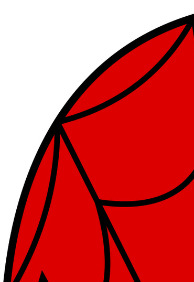
#> input picture spiderman_face/images/image_part_001.jpg, 194 x 282 px
$ jupyter execute app.ipynb
#> lines starting #> are read from the running program, lines starting #| are printed output that depends on the picture; after the words box and inside, x2 and y2 are one past the last pixel; in counts of white or black regions, pixels touching at a corner belong together
[cell 1]
import cv2
import os

[cell 2]
images_name = os.listdir('images')

[cell 3]
images = []
for i in images_name:
    images.append(cv2.imread('images/'+i))

[cell 4]
import matplotlib.pyplot as plt

[cell 5]
import cv2
import numpy as np
import random

# Load the face cascade classifier
face_cascade = cv2.CascadeClassifier(cv2.data.haarcascades + 'haarcascade_frontalface_default.xml')

# Open the video capture
video_capture = cv2.VideoCapture(0)

# Get the frame dimensions
frame_width = int(video_capture.get(cv2.CAP_PROP_FRAME_WIDTH))
frame_height = int(video_capture.get(cv2.CAP_PROP_FRAME_HEIGHT))

# Resize the images to (30, 50)
resized_images = [cv2.resize(image, (30, 50)) for image in images]
#> resized_images = 3 items

# Flag to indicate if face is detected
face_detected = False

while True:
    # Read the frame from the video capture
    ret, frame = video_capture.read()
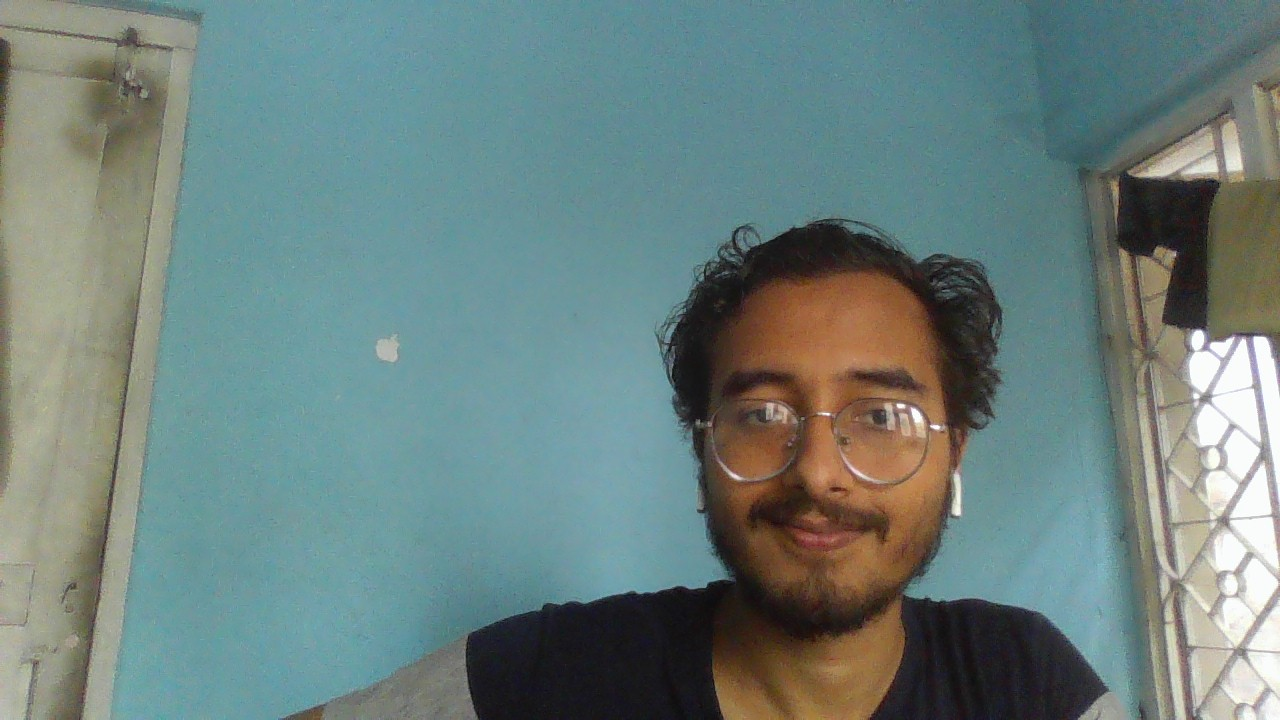
#> input picture spiderman_face/face.jpg, 1280 x 720 px, given in place of the camera
#> frame is the input picture: shape (720, 1280, 3); mean B, G, R 126.2, 129.3, 108.9

    frame=cv2.flip(frame, 1)
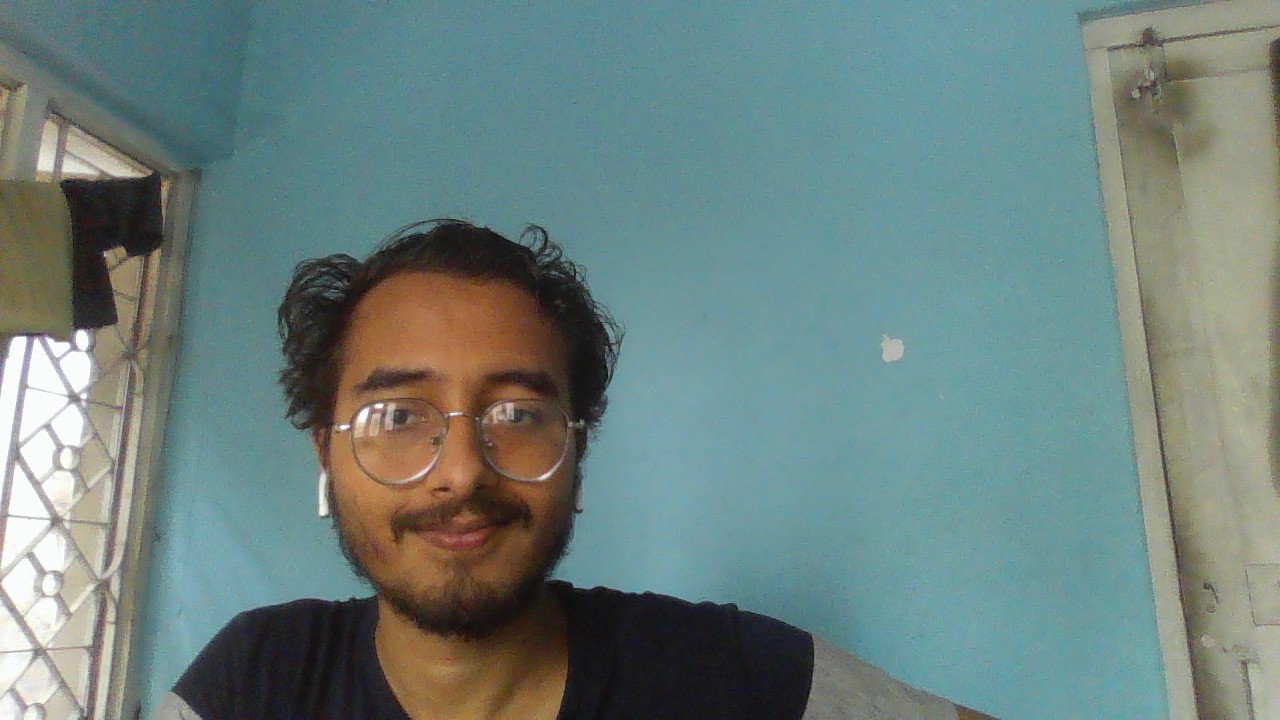
#> frame: shape (720, 1280, 3); mean B, G, R 126.2, 129.3, 108.9

    # Convert the frame to grayscale for face detection
    gray_frame = cv2.cvtColor(frame, cv2.COLOR_BGR2GRAY)
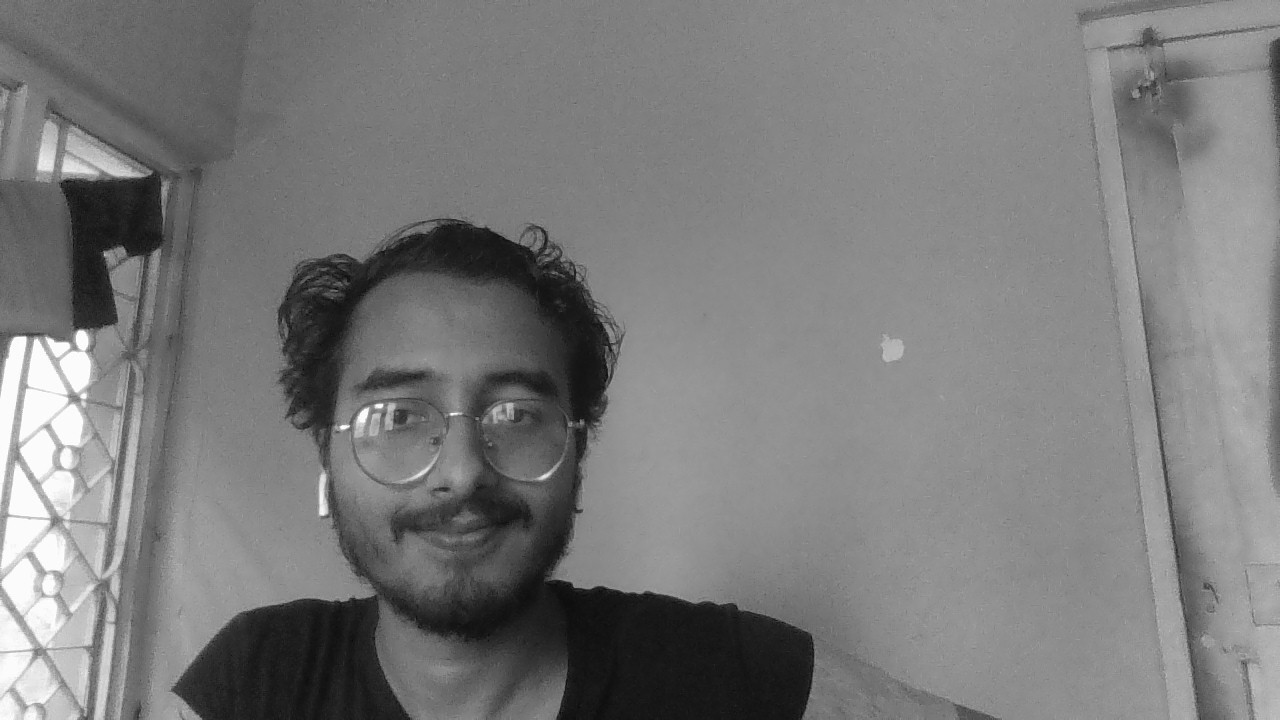
#> gray_frame: shape (720, 1280); min 6, max 255, mean 122.8

    # Detect faces in the frame
    faces = face_cascade.detectMultiScale(gray_frame, scaleFactor=1.1, minNeighbors=5, minSize=(30, 30))
#> faces = [[22, 552, 61, 61], [47, 590, 57, 57], [306, 281, 313, 313]]

    if len(faces) > 0:
        # Face detected
        face_detected = True
        # faces = [(100, 50, 200, 200), (50, 100, 150, 150), (200, 80, 150, 150)]
        # this code below does this
        # [(50, 100, 150, 150), (100, 50, 200, 200), (200, 80, 150, 150)]
        # Sort faces by x-coordinate (left to right)
        faces = sorted(faces, key=lambda x: x[0])

        # Get the first detected face
        (x, y, w, h) = faces[0]
#> x = 22; y = 552; w = 61; h = 61
        new_resized_images = [cv2.resize(image, (int(w/3), int(h/3))) for image in images]
#> new_resized_images = 3 items


        # Overlay the images in a 3x3 grid on the detected face
        grid_size = 3
        image_index = 0

        for row in range(grid_size):
            for col in range(grid_size):
                if image_index < len(new_resized_images):
                    # Calculate the position to overlay the image
                    x_offset = x + col * int(w/3)
                    y_offset = y + row * int(h/3)

                    # [7 lines of commented-out code are left out]
                    roi = frame[y_offset:y_offset + int(h/3),x_offset:x_offset + int(w/3)]

                    # Add the image to the ROI
                    # roi pachadi ko 0 cha ni tesle image frame ma kati ko visible hos vanxa
                    blended = cv2.addWeighted(roi, 0, new_resized_images[image_index], 1, 1)
                    frame[y_offset:y_offset + int(h/3),x_offset:x_offset + int(w/3)] = blended

                image_index += 1
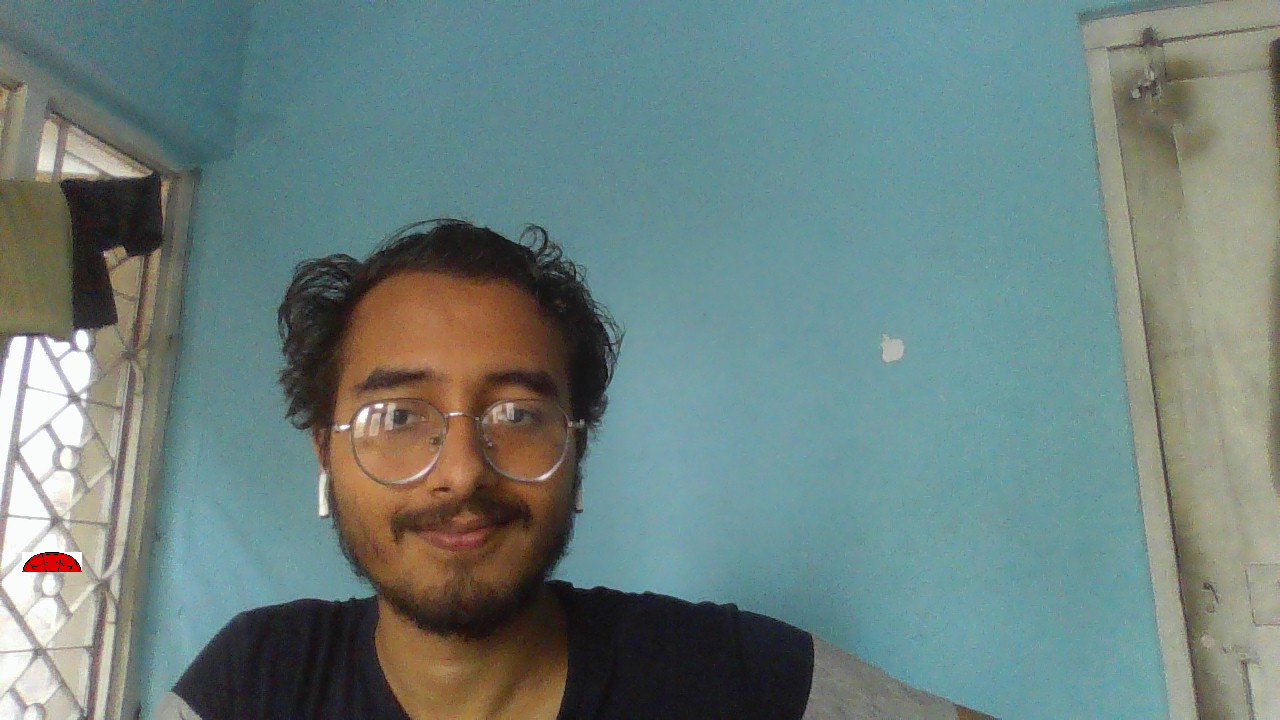
#> frame: shape (720, 1280, 3); 0.13% of pixels changed, all inside (x1, y1, x2, y2) = (22, 552, 82, 572)
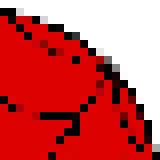
#> roi: shape (20, 20, 3) (shown 8 times larger); mean B, G, R 81.8, 81.7, 204.7
#> after the loop, image_index = 9

    else:
        # No face detected
        face_detected = False

        # Overlay the images at random positions
        for image in resized_images:
            # Randomly select x, y position for the image
            x = random.randint(0, frame_width - image.shape[1])
            y = random.randint(0, frame_height - image.shape[0])

            # Create a region of interest (ROI) for the image
            roi = frame[y:y + image.shape[0], x:x + image.shape[1]]

            # Add the image to the ROI
            blended = cv2.addWeighted(roi, 0, image, 1, 0)
            frame[y:y + image.shape[0], x:x + image.shape[1]] = blended

    # Display the frame
    cv2.imshow('Camera', frame)

    # Check for the "q" key press
    key = cv2.waitKey(100)
#> (key q is pressed here)
    if key == ord('q'):
        break

# Release the video capture and close the window
video_capture.release()
cv2.destroyAllWindows()

[cell 6]
for i, image in enumerate(resized_images):
    print(image.shape)
#> this loop made 3 passes
#| (50, 30, 3)
#| (50, 30, 3)
#| (50, 30, 3)

[cell 7]
sorted(faces, key=lambda x: x[0])
#> Out has the same summary as faces

[cell 8]
import matplotlib.pyplot as plt

[cell 9]
# Display image[1]
plt.imshow(images[0])
plt.show()
print(images[0].shape)
#| (282, 194, 3)
